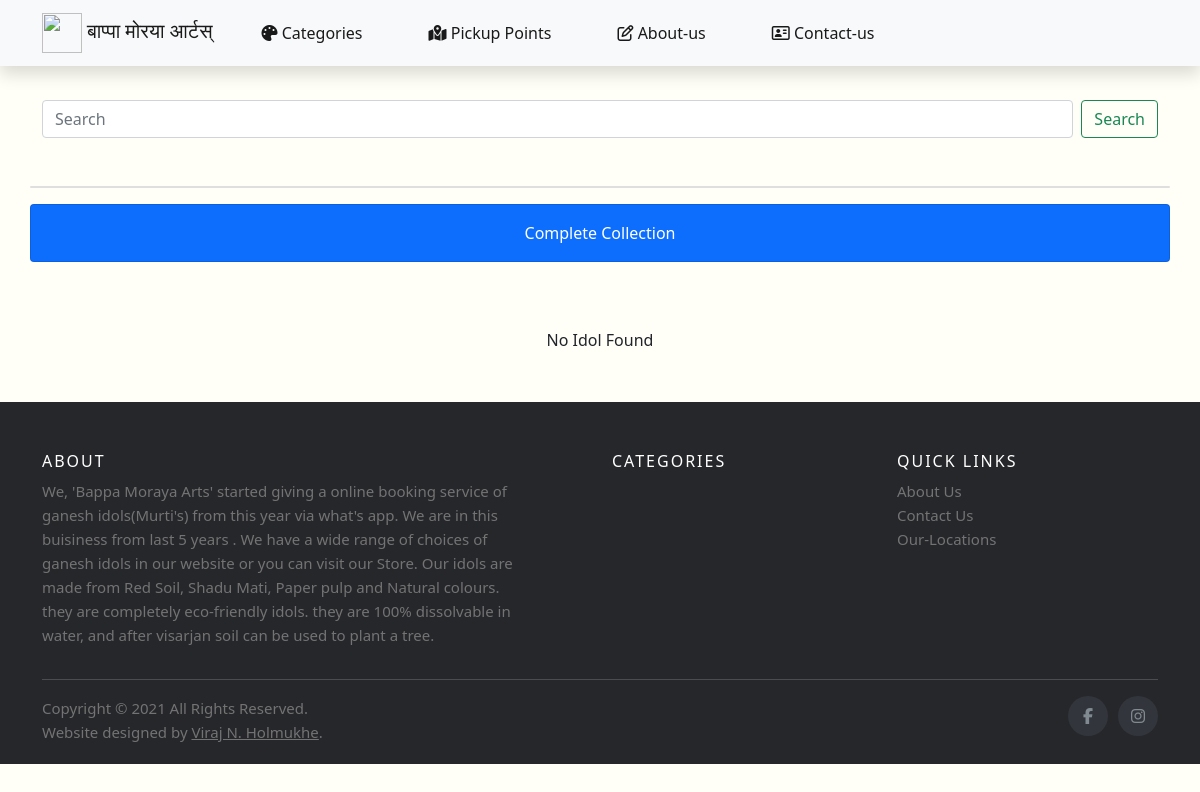
/view_all_idols_list, run on an earlier commit of the app's database.
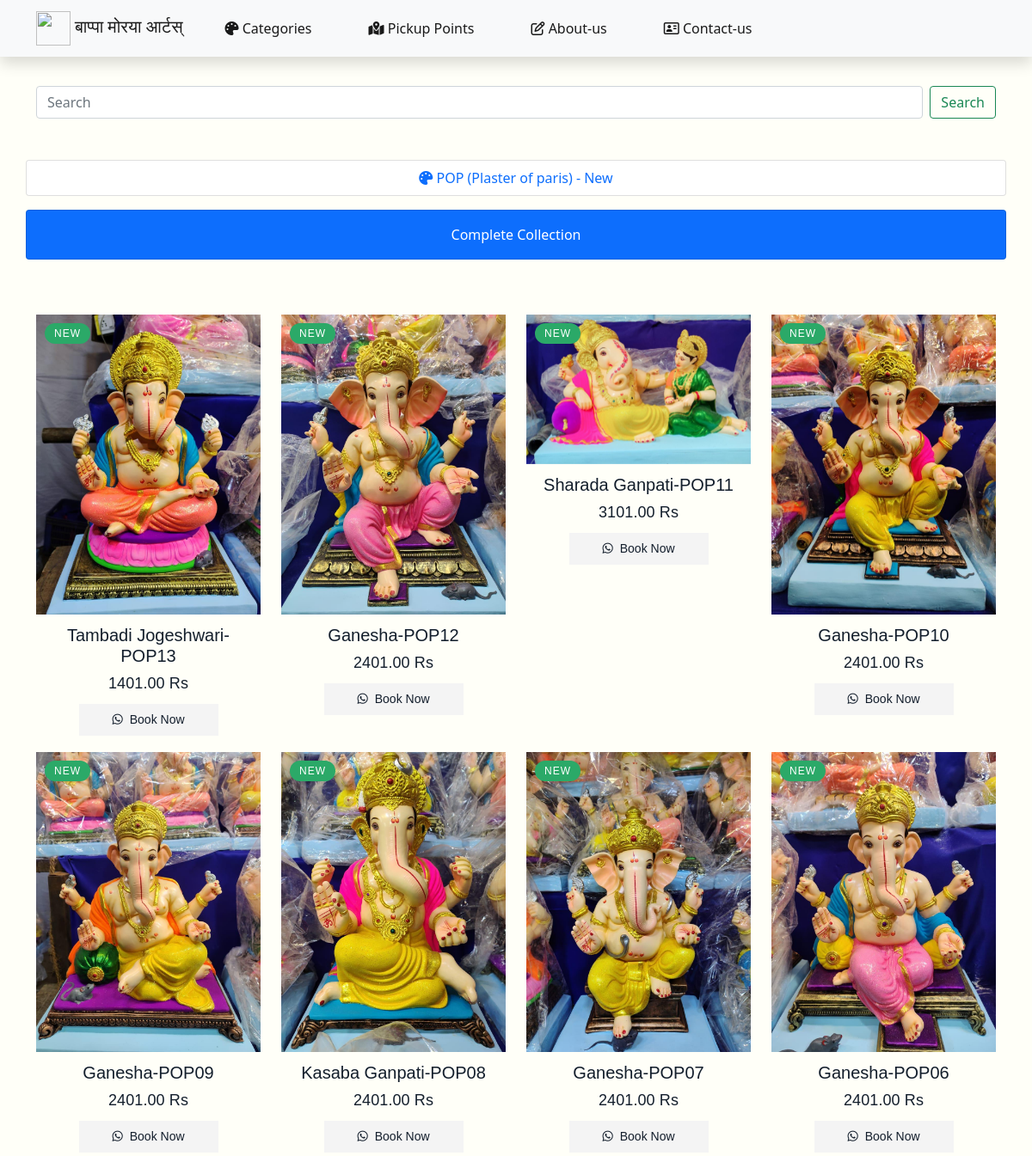
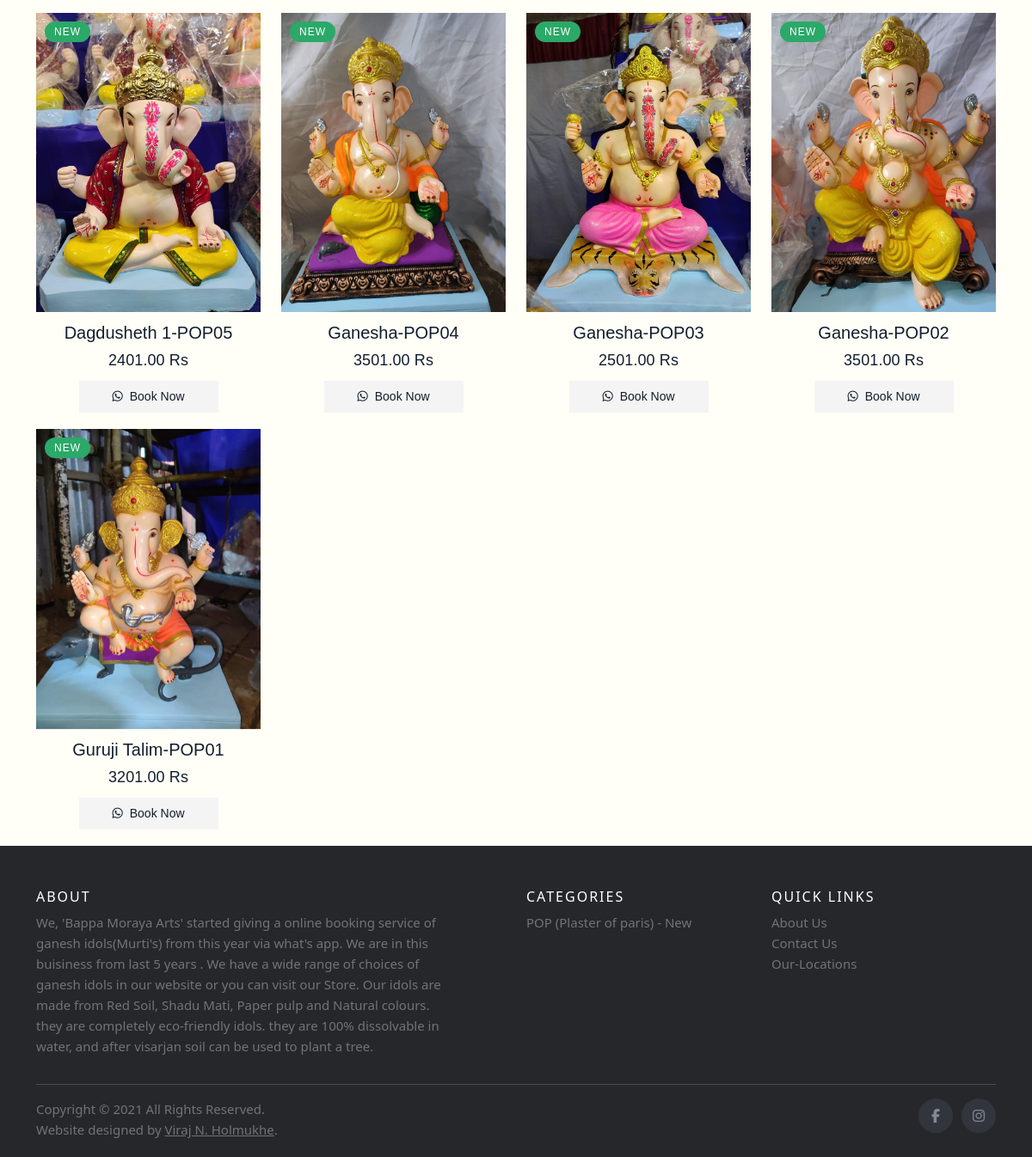
And on a later commit of the database (2 pictures, top to bottom).
### AdminApp/models.py (models this page shows, shortened)
class Categories(models.Model):
    name = CharField(max_length=100)
    description = TextField(max_length=1000,blank=True)
    description_min = TextField(max_length=1000,blank=True)
    image = models.ImageField(upload_to="Images0",blank=True,default=0)
    class Meta:
        db_table = "Types_of_idols"\

class Idol(models.Model):
    model_no = models.CharField(max_length=20)
    model_name = models.CharField(max_length=20,blank=True)
    height = models.CharField(max_length=20)
    featured = models.CharField(max_length=20,blank=True)
    price = models.CharField(max_length=100,blank=True)
    image1 = models.ImageField(upload_to="Images1")
    image2 = models.ImageField(upload_to="Images2",blank=True)
    image3 = models.ImageField(upload_to="Images3",blank=True)
    category = models.ForeignKey(Categories,on_delete=models.CASCADE)
    class Meta:
        db_table="Idols"

### UserApp/views.py (the view)
# urls.py: path('view_all_idols_list',views.showAllIdols),
def showAllIdols(request):
    cats = Categories.objects.filter(id=6)
    idol = Idol.objects.filter(category_id=6).order_by("-id")
    return render(request,"UserApp/view_idols_list.html",{"idol":idol,"cats":cats})

### templates/UserApp/view_idols_list.html (shortened to what this page needs)
{% extends 'UserApp/index.html' %}
{% load static %}
{% block Content %}
<link rel="stylesheet" type="text/css" href="{% static 'css/showidol_list.css' %}">
<div class="container">
    <div class="row row1 mb-5">
        <form class="d-flex" action="/search_text">
            <input class="form-control me-2" type="search" placeholder="Search" aria-label="Search" name="sq">
            <button class="btn btn-outline-success" type="submit">Search</button>
        </form>
    </div>
    <div class="row">
        <div class="card">
            <ul class="nav nav-pills nav-fill">
                {% for cat in cats %}
                <li class="nav-item">
                    <a class="nav-link" href="/categories_list/{{cat.id}}"><i class="fas fa-palette"></i> {{cat.name}}</a>
                </li>
                {% endfor %}
            </ul>
        </div>
    </div>
    <div class="row ">
        <div class="card bg-primary mt-3 mb-3 text-center ">
        {% if cat_name %}
            <div class="card-body" style="color: white;">
                {{cat_name}}
            </div>
        {% else %}
            <div class="card-body" style="color: white;">
                Complete Collection
            </div>
        {% endif %}
        </div>
    </div>
    {% if idol %}
    <div class="row mt-5">
        {% for idol in idol %}
        <div class="col-md-3 detail_card">
            <div class="product-grid">
                <div class="product-image">
                    <a href="/view_idol/{{idol.id}}" class="image">
                        <img class="pic-1" src="{{idol.image1.url}}">
                    </a>
                    <span class="product-sale-label">NEW</span>
                </div>
                <div class="product-content">
                    <h3 class="title">{{idol.model_name}}-{{idol.model_no}}</h3>
                    <div class="price">{{idol.price}}.00 Rs</div>
                    <div class="product-button-group">
                        <a class="add-to-cart" href="https://wa.me/%2B917798589100?text=Hi.%20I'm%20interested%20in%20this%20Ganesh%20Murti%20--%20Model%20No:%20{{idol.model_no}}%20--Link:%20www.bappamorayaarts.com/view_idol/{{idol.id}}" target="_blank" rel="noopener"><i class="fa fa-whatsapp"></i>Book Now</a>
                    </div>
                </div>
            </div>
        </div>
        {% endfor %}
    </div>
    {% else %}
    <div class="row">
        <p style="text-align: center; margin: 50px 0px 50px 0px;">No Idol Found</p>
    </div>
    {% endif %}
</div>
{% endblock %}

### templates/UserApp/index.html (shortened to what this page needs)
{% load static %}
<!DOCTYPE html>
<html lang="en">
<head>
    <link href="https://cdn.jsdelivr.net/npm/bootstrap@5.1.0/dist/css/bootstrap.min.css" rel="stylesheet">
    <link rel="stylesheet" type="text/css" href="{% static 'css/index.css' %}">
</head>
<body>
<div class="container">
<nav class="navbar navbar-expand-lg fixed-top navbar-dark">
    <div class="container">
      <a class="navbar-brand" style="font-family: 'Amita', cursive; " href="/"><img src="{% static 'Images/bmalogo_wos.png' %}" alt="" height="40" width="40"> बाप्पा मोरया आर्टस्</a>
      <div class="collapse navbar-collapse" id="navbarTogglerDemo03">
        <ul class="navbar-nav me-auto mb-2 mb-lg-0 ">
          <li class="nav-item">
            <a class="nav-link active" href="/#categories"><i class="fas fa-palette"></i> Categories</a>
          </li>
          <li class="nav-item">
            <a class="nav-link active " href="/#locations"><i class="fas fa-map-marked-alt"></i> Pickup Points</a>
          </li>
          <li class="nav-item">
            <a class="nav-link active" href="/#about_us"><i class="far fa-edit"></i> About-us</a>
          </li>
          <li class="nav-item">
            <a class="nav-link active" href="/#conatact_us"><i class="far fa-address-card"></i> Contact-us</a>
          </li>
        </ul>
      </div>
    </div>
</nav>
</div>
{% block Content %}
{% endblock %}
<footer class="site-footer">
  <div class="container">
    <div class="row">
      <div class="col-sm-12 col-md-6" >
        <h6>About</h6>
          <p class="text-justify" style="padding-right: 60px;">    We, 'Bappa Moraya Arts' started giving a online booking service of ganesh idols(Murti's)  from this year via what's app. We are in this buisiness from last 5 years .
          We have a wide range of choices of ganesh idols in our website or you can visit our Store.
          Our idols are made from Red Soil, Shadu Mati, Paper pulp and Natural colours. they are completely eco-friendly idols. they are 100% dissolvable in water, and after visarjan soil can be used to plant a tree.</p>
      </div>
      <div class="col-xs-6 col-md-3">
        <h6>Categories</h6>
        <ul class="footer-links">
          {% for cat in cats %}
          <li><a href="/categories_list/{{cat.id}}">{{cat.name}}</a></li>
          {% endfor %}
        </ul>
      </div>
      <div class="col-xs-6 col-md-3">
        <h6>Quick Links</h6>
        <ul class="footer-links">
          <li><a href="/#about_us">About Us</a></li>
          <li><a href="/#conatact_us">Contact Us</a></li>
          <li><a href="/#locations">Our-Locations</a></li>
        </ul>
      </div>
    </div>
    <hr>
  </div>
  <div class="container">
    <div class="row">
      <div class="col-md-8 col-sm-6 col-xs-12">
        <p class="copyright-text">Copyright &copy; 2021 All Rights Reserved.</p>
        <p class="copyright-text" >Website designed by
          <a href="https://virajholmukhe.pythonanywhere.com/" target="_blank" style="text-decoration: underline;" >Viraj N. Holmukhe</a>.
        </p>
      </div>
      <div class="col-md-4 col-sm-6 col-xs-12">
        <ul class="social-icons">
          <li><a class="facebook" href="https://www.facebook.com/watch/ashishpote9100/" target="_blank"><i class="fa fa-facebook"></i></a></li>
          <li><a class="twitter" href="https://www.instagram.com/bappamorayaarts/" target="_blank"><i class="fa fa-instagram"></i></a></li>
        </ul>
      </div>
    </div>
  </div>
</footer>
</body>
</html>

### static/css/index.css (style rules this page uses)
body { background-color: rgb(255, 255, 248); }
.nav-item { margin-left: 25px; margin-right: 25px; }
a { text-decoration: none; }
.site-footer { background-color:#26272b; padding:45px 0 20px; font-size:15px; line-height:24px; color:#737373; }
.site-footer hr { border-top-color:#bbb; opacity:0.5 }
.site-footer h6 { color:#fff; font-size:16px; text-transform:uppercase; margin-top:5px; letter-spacing:2px }
.site-footer a { color:#737373; }
.footer-links { padding-left:0; list-style:none }
.footer-links li { display:block }
.footer-links a { color:#737373 }
.site-footer .social-icons { text-align:right }
.site-footer .social-icons a { width:40px; height:40px; line-height:40px; margin-left:6px; margin-right:0; border-radius:100%; background-color:#33353d }
.copyright-text { margin:0 }
.social-icons { padding-left:0; margin-bottom:0; list-style:none }
.social-icons li { display:inline-block; margin-bottom:4px }
.social-icons a { background-color:#eceeef; color:#818a91; font-size:16px; display:inline-block; line-height:44px; width:44px; height:44px; text-align:center; margin-right:8px; border-radius:100%; -webkit-transition:all .2s linear; -o-transition:all .2s linear; transition:all .2s linear }

### static/css/showidol_list.css (style rules this page uses)
:root { --main-color1: #eb4d4b; --text-color: #131e2c; }
.row1 { margin-top: 100px; }
.product-grid { font-family: 'Oswald', sans-serif; text-align: center; }
.product-grid .product-image { position: relative; }
.product-grid .product-image a.image { display: block; }
.product-grid .product-image img { width: 100%; height: auto; }
.product-image .pic-1 { opacity: 1; backface-visibility: hidden; transition: all 0.3s ease-in-out; }
.product-grid .product-sale-label, .product-grid .product-discount-label { color: #fff; background: #da5555; font-size: 12px; letter-spacing: 1px; line-height: 14px; padding: 5px 11px; border-radius: 12px; position: absolute; top: 10px; right: 10px; transition: all 0.4s ease; }
.product-grid .product-sale-label { background: #2ba968; text-transform: uppercase; left: 10px; right: auto; }
.product-grid .product-content { padding: 12px; }
.product-grid { padding: 0; margin: 0 0 7px; list-style: none; }
.product-grid .title { color: var(--text-color); font-size: 20px; text-transform: capitalize; margin: 0 0 7px; }
.product-grid .price { color: var(--text-color); font-size: 18px; letter-spacing: 0.005em; margin-bottom: 10px; }
.product-grid .product-button-group { position: relative; z-index: 1; }
.product-grid .add-to-cart { color: var(--text-color); background: #f4f4f4; font-size: 14px; width: calc(100% - 75px); padding: 8px 3px; margin: 0 auto; display: inline-block; text-decoration: none; transition: all 0.25s ease 0s; }
.product-grid .add-to-cart i { margin-right: 8px; transition: all 0.25s ease 0s; }

What changed in the data, as far as the page shows it:
added Categories: name "POP (Plaster of paris) - New"
added Idol: image1 (picture), model_name "Tambadi Jogeshwari", model_no "POP13", price "1401"
added Idol: image1 (picture), model_name "Ganesha", model_no "POP12", price "2401"
added Idol: image1 (picture), model_name "Sharada Ganpati", model_no "POP11", price "3101"
added Idol: image1 (picture), model_name "Ganesha", model_no "POP10", price "2401"
added Idol: image1 (picture), model_name "Ganesha", model_no "POP09", price "2401"
added Idol: image1 (picture), model_name "Kasaba Ganpati", model_no "POP08", price "2401"
added Idol: image1 (picture), model_name "Ganesha", model_no "POP07", price "2401"
added Idol: image1 (picture), model_name "Ganesha", model_no "POP06", price "2401"
added Idol: image1 (picture), model_name "Dagdusheth 1", model_no "POP05", price "2401"
added Idol: image1 (picture), model_name "Ganesha", model_no "POP04", price "3501"
added Idol: image1 (picture), model_name "Ganesha", model_no "POP03", price "2501"
added Idol: image1 (picture), model_name "Ganesha", model_no "POP02", price "3501"
added Idol: image1 (picture), model_name "Guruji Talim", model_no "POP01", price "3201"
Also different on the page:
text no longer shown: "No Idol Found"
